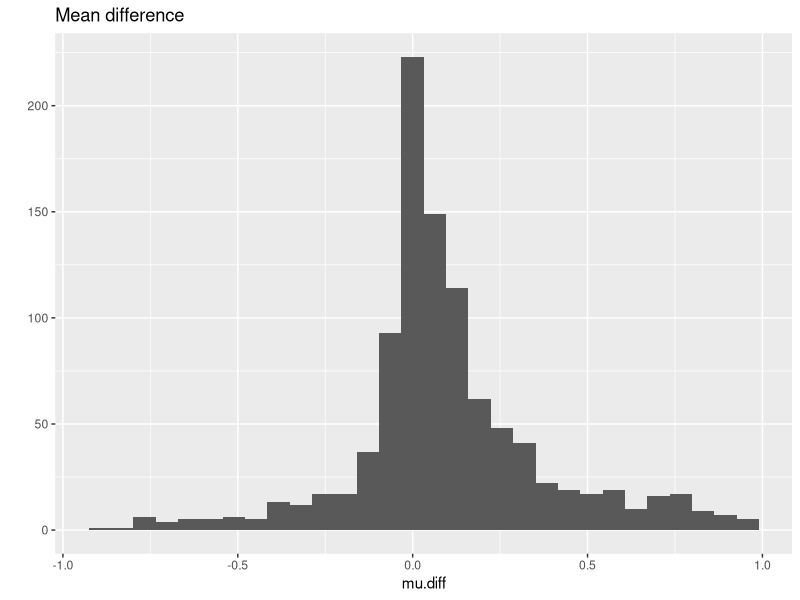

Generate this figure with R: (Note: this script raises an error after producing the figure.)
## problem - 1---------------------------------------------------
library(ggplot2)

#(c)---------------

y <- c(16/74,9/99,10/58,13/70,19/122,20/77,18/104,17/129,35/308,55/119);y
z <- c(12/125,1/19,2/16,4/48,9/217,7/74,9/38,8/162);z

lambda.y1 <- -log(prod(y));lambda.y1
lambda.y2 <- -log(prod(1-y));lambda.y2

alpha.y <- rexp(1000,lambda.y1);alpha.y
beta.y <- rexp(1000,lambda.y2);beta.y

lambda.z1 <- -log(prod(z));lambda.z1
lambda.z2 <- -log(prod(1-z));lambda.z2

alpha.z <- rexp(1000,lambda.z1);alpha.z
beta.z <- rexp(1000,lambda.z2);beta.z

posterior.y <- rbeta(1000,mean(alpha.y),beta.y);posterior.y
posterior.z <- rbeta(1000,mean(alpha.z),beta.z);posterior.z

results <- round(cbind(alpha.y,beta.y,posterior.y,alpha.z,beta.z,posterior.z),5);results




##(d)----------------------

mu.y <- alpha.y/(alpha.y+beta.y);mu.y
mu.z <- alpha.z/(alpha.z+beta.z);mu.z

mu.diff <- mu.y - mu.z; mu.diff
quantile(mu.diff, c(0.05, 0.95))

qplot(mu.diff, main="Mean difference", geom="histogram")



## problem - 2---------------------------------------------------

##(b)draw simulations from the joint posterior distributions----------

n <- c(74,99,58,70,122,77,104,129,308,119)
w <- c(16,9,10,13,19,20,18,17,35,55)
theta2 <- matrix(0,1000,10)
for (i in 1:10){
	theta2[,i] = rbeta(1000, w[i] + alpha, n[i]+beta-w[i])
	}


##(c) comparing raw and simulated proportins-------------

post.prop <- apply(theta2,2,mean)
obs.prop <- w/n
cbind(obs.prop,post.prop)


## (d) 95% posterior interval for average underlying proportions-------

m <- apply(theta2,2,median);m
y <- w/n
plot(y, m)
for (i in 1:10) {
	lami = rbeta(1000, w[i] + alpha, n[i]+beta-w[i])
	probint = quantile(lami, c(0.05, 0.95))
	lines(y[i] * c(1, 1), probint)
	}






## Problem - 3------------------------------------------------

## (b) 
## draw contours

library(LearnBayes)

n <- c(74,99,58,70,122,77,104,129,308,119)
w <- c(16,9,10,13,19,20,18,17,35,55)
dat <- data.frame(n,w);dat

## funtion need to create contour plots
poissgamexch=function (theta, datapar) # default theta=(2,-7)
{
	w = datapar$data[, 2]
	n = datapar$data[, 1]
	alpha = exp(theta[1])
	beta = exp(theta[2])
	
	logf = function(w, n, alpha, beta){
		lgamma(n + alpha) + n*log(beta) - lgamma(alpha) - (n + alpha)*log(1 + beta)
		}
	
	val = sum(logf(w, n, alpha, beta))
	return(val)
}


datapar = list(data = dat)
start=c(3, 4)
fit = laplace(poissgamexch, start, datapar)
fit

## contour plots
par(mfrow = c(1, 1))
mycontour(poissgamexch, c(0, 2.71, 0, 4.1), datapar, xlab="log alpha",ylab="log beta",
		main="Contour plots of hyperparameters")


## Scatter plot with contours from simulation (gibbs sampling)--------------

start = c(3, 4)
fitgibbs = gibbs(poissgamexch, start, 1000, c(1,.15), datapar)
fitgibbs$accept

par(mfrow = c(1, 2))
mycontour(poissgamexch, c(0, 2.71, 0, 4.1), datapar, xlab="log alpha",ylab="log beta")
points(fitgibbs$par[, 1], fitgibbs$par[, 2])
plot(fitgibbs$par[, 1], fitgibbs$par[, 2],xlab="log alpha",ylab="log beta" )


##(c)---------------
# explain from (b)

## (d) integrable density----------------------------
# by trial and error method we choose 

par(mfrow = c(1, 1))
mycontour(poissgamexch, c(-.7, 3.5, 1.5, 6), datapar, xlab="log alpha",ylab="log beta",
		main="Contour plots of hyperparameters")


start = c(3, 4)
fitgibbs = gibbs(poissgamexch, start, 1000, c(1,.15), datapar)
fitgibbs$accept

par(mfrow = c(1, 2))
mycontour(poissgamexch, c(-.7, 3.5, 1.5, 6), datapar, xlab="log alpha",ylab="log beta")
points(fitgibbs$par[, 1], fitgibbs$par[, 2])
plot(fitgibbs$par[, 1], fitgibbs$par[, 2],xlab="log alpha",ylab="log beta" )



## (e) simulation from joint posterior------------------------

n <- c(74,99,58,70,122,77,104,129,308,119)
w <- c(16,9,10,13,19,20,18,17,35,55)


alpha = exp(fitgibbs$par[, 1])
beta = exp(fitgibbs$par[, 2])
theta <- matrix(0,1000,10)
for (i in 1:10){
	theta[,i] = rgamma(1000, n[i] + alpha, beta/(1+beta))
	}


## (f)summaries findings------------------------


## comparing vechicle rate betwenn observed and simulated data
theta.obs <- n
theta.simu <- apply(theta,2,mean);theta.simu
cbind(theta.obs, theta.simu)


## shrinkage

shrink <- function(k) mean(alpha/(alpha + n[k]))
shrinkage=sapply(1:10, shrink)
plot(log(n), shrinkage)
